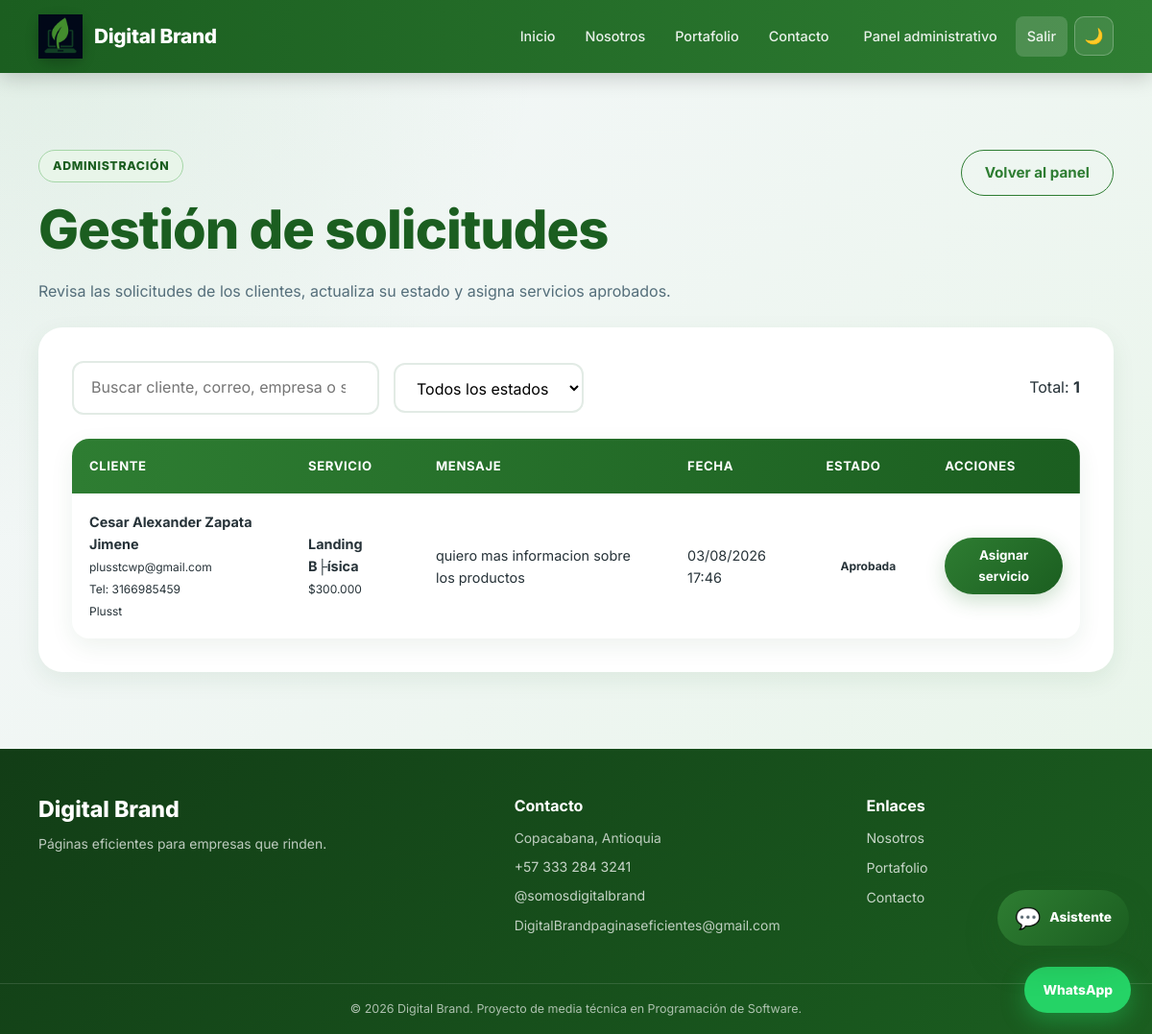
Screenshot of /admin/solicitudes.php (signed in) with the database file from the repository.
### tables this page shows
CREATE TABLE `solicitudes_planes` (
  `id` int(10) UNSIGNED NOT NULL,
  `id_usuario` int(10) UNSIGNED NOT NULL,
  `id_servicio` int(10) UNSIGNED NOT NULL,
  `mensaje` text DEFAULT NULL,
  `estado` enum('pendiente','en revisión','aprobada','rechazada','atendida') NOT NULL DEFAULT 'pendiente',
  `fecha_solicitud` timestamp NOT NULL DEFAULT current_timestamp(),
  `fecha_atencion` datetime DEFAULT NULL
);

CREATE TABLE `usuarios` (
  `id_usuario` int(10) UNSIGNED NOT NULL,
  `nombre` varchar(100) NOT NULL,
  `correo` varchar(150) NOT NULL,
  `contrasena` varchar(255) NOT NULL,
  `telefono` varchar(20) DEFAULT NULL,
  `empresa` varchar(120) DEFAULT NULL,
  `rol` enum('cliente','administrador') NOT NULL DEFAULT 'cliente',
  `estado` enum('activo','inactivo') NOT NULL DEFAULT 'activo',
  `fecha_registro` timestamp NOT NULL DEFAULT current_timestamp(),
  `fecha_actualizacion` timestamp NOT NULL DEFAULT current_timestamp() ON UPDATE current_timestamp()
);

CREATE TABLE `servicios` (
  `id_servicio` int(10) UNSIGNED NOT NULL,
  `nombre` varchar(100) NOT NULL,
  `descripcion` text NOT NULL,
  `precio` decimal(12,2) NOT NULL DEFAULT 0.00,
  `caracteristicas` text DEFAULT NULL,
  `estado` enum('activo','inactivo') NOT NULL DEFAULT 'activo',
  `fecha_creacion` timestamp NOT NULL DEFAULT current_timestamp(),
  `fecha_actualizacion` timestamp NOT NULL DEFAULT current_timestamp() ON UPDATE current_timestamp()
);

### includes/funciones.php (called while the page is built, shortened)
<?php
function escapar($dato)
{
    return htmlspecialchars($dato, ENT_QUOTES, 'UTF-8');
}
function formatearPrecio($precio)
{
    return '$' . number_format($precio, 0, ',', '.');
}

### admin/solicitudes.php (the view, shortened to what this page needs)
<?php
$conexion = Database::conectar();
$solicitudes = $conexion->query("
    SELECT
        sp.id,
        sp.id_usuario,
        sp.id_servicio,
        sp.mensaje,
        sp.estado,
        sp.fecha_solicitud,
        sp.fecha_atencion,
        u.nombre AS usuario,
        u.correo,
        u.telefono,
        u.empresa,
        s.nombre AS servicio,
        s.descripcion,
        s.precio
    FROM solicitudes_planes sp
    INNER JOIN usuarios u
        ON u.id_usuario = sp.id_usuario
    INNER JOIN servicios s
        ON s.id_servicio = sp.id_servicio
    ORDER BY
        CASE sp.estado
            WHEN 'pendiente' THEN 1
            WHEN 'en revisión' THEN 2
            WHEN 'aprobada' THEN 3
            WHEN 'atendida' THEN 4
            WHEN 'rechazada' THEN 5
            ELSE 6
        END,
        sp.fecha_solicitud DESC
")->fetchAll();
require_once __DIR__ . '/../includes/header.php';
?>
<section class="seccion">
    <div class="contenedor">
        <div class="panel-titulo">
            <div>
                <span class="etiqueta-superior">
                    Administración
                </span>
                <h1>Gestión de solicitudes</h1>
                <p>
                    Revisa las solicitudes de los clientes, actualiza su
                    estado y asigna servicios aprobados.
                </p>
            </div>
            <a
                href="<?php echo APP_URL; ?>/admin/index.php"
                class="boton boton-secundario"
            >
                Volver al panel
            </a>
        </div>
        <section class="panel">
            <div class="toolbar">
                <div class="toolbar-left">
                    <input
                        type="search"
                        id="buscar-solicitud"
                        class="buscar"
                        placeholder="Buscar cliente, correo, empresa o servicio..."
                    >
                    <select
                        id="filtro-estado"
                        class="filtro"
                    >
                        <option value="">
                            Todos los estados
                        </option>
                    </select>
                </div>
                <div class="toolbar-right">
                    <span>
                        Total:
                        <strong id="total-solicitudes">
                            <?php echo count($solicitudes); ?>
                        </strong>
                    </span>
                </div>
            </div>
            <?php if (empty($solicitudes)): ?>
                <div class="estado-vacio">
                    <div class="estado-vacio-icono">
                        📋
                    </div>
                    <h2>No existen solicitudes registradas</h2>
                    <p>
                        Cuando los clientes soliciten un plan, aparecerá aquí.
                    </p>
                </div>
            <?php else: ?>
                <div class="table-responsive">
                    <table class="table">
                        <thead>
                            <tr>
                                <th>Cliente</th>
                                <th>Servicio</th>
                                <th>Mensaje</th>
                                <th>Fecha</th>
                                <th>Estado</th>
                                <th>Acciones</th>
                            </tr>
                        </thead>
                        <tbody>
                            <?php foreach ($solicitudes as $solicitud): ?>
                                <?php
                                $busqueda = mb_strtolower(
                                    $solicitud['usuario'] . ' ' .
                                    $solicitud['correo'] . ' ' .
                                    ($solicitud['empresa'] ?? '') . ' ' .
                                    $solicitud['servicio'],
                                    'UTF-8'
                                );
                                $estadoNormalizado = mb_strtolower(
                                    trim($solicitud['estado']),
                                    'UTF-8'
                                );
                                switch ($estadoNormalizado) {
                                    case 'aprobada':
                                        $claseBadge = 'badge-aprobada';
                                        break;
                                }
                                ?>
                                <tr
                                    data-fila-solicitud
                                    data-busqueda="<?php
                                        echo escapar($busqueda);
                                    ?>"
                                    data-estado="<?php
                                        echo escapar($estadoNormalizado);
                                    ?>"
                                >
                                    <td data-label="Cliente">
                                        <strong>
                                            <?php echo escapar(
                                                $solicitud['usuario']
                                            ); ?>
                                        </strong>
                                        <br>
                                        <small>
                                            <?php echo escapar(
                                                $solicitud['correo']
                                            ); ?>
                                        </small>
                                        <?php if (!empty($solicitud['telefono'])): ?>
                                            <br>
                                            <small>
                                                Tel:
                                                <?php echo escapar(
                                                    $solicitud['telefono']
                                                ); ?>
                                            </small>
                                        <?php endif; ?>
                                        <?php if (!empty($solicitud['empresa'])): ?>
                                            <br>
                                            <small>
                                                <?php echo escapar(
                                                    $solicitud['empresa']
                                                ); ?>
                                            </small>
                                        <?php endif; ?>
                                    </td>
                                    <td data-label="Servicio">
                                        <strong>
                                            <?php echo escapar(
                                                $solicitud['servicio']
                                            ); ?>
                                        </strong>
                                        <br>
                                        <small>
                                            <?php echo formatearPrecio(
                                                $solicitud['precio']
                                            ); ?>
                                        </small>
                                    </td>
                                    <td data-label="Mensaje">
                                        <?php echo escapar(
                                            !empty($solicitud['mensaje'])
                                                ? $solicitud['mensaje']
                                                : 'Sin mensaje'
                                        ); ?>
                                    </td>
                                    <td data-label="Fecha">
                                        <?php echo date(
                                            'd/m/Y H:i',
                                            strtotime(
                                                $solicitud['fecha_solicitud']
                                            )
                                        ); ?>
                                    </td>
                                    <td data-label="Estado">
                                        <span
                                            class="badge <?php
                                                echo escapar($claseBadge);
                                            ?>"
                                        >
                                            <?php echo escapar(
                                                ucfirst($estadoNormalizado)
                                            ); ?>
                                        </span>
                                    </td>
                                    <td data-label="Acciones">
                                        <div
                                            style="
                                                display: flex;
                                                gap: 8px;
                                                flex-wrap: wrap;
                                                align-items: center;
                                            "
                                        >
                                            <?php if (
                                                $estadoNormalizado ===
                                                'aprobada'
                                            ): ?>
                                                <button
                                                    type="button"
                                                    class="boton boton-pequeno atender-solicitud"
                                                    data-id="<?php
                                                        echo (int) $solicitud['id'];
                                                    ?>"
                                                >
                                                    Asignar servicio
                                                </button>
                                            <?php endif; ?>
                                        </div>
                                    </td>
                                </tr>
                            <?php endforeach; ?>
                        </tbody>
                    </table>
                </div>
            <?php endif; ?>
        </section>
    </div>
</section>
<?php
require_once __DIR__ . '/../includes/footer.php';
?>

### rows the page displays
solicitudes_planes: id_usuario.nombre "Cesar Alexander Zapata Jimene", id_usuario.correo "plusstcwp@gmail.com", id_usuario.telefono "3166985459", id_usuario.empresa "Plusst", id_servicio.nombre "Landing B├ísica", id_servicio.precio "$300.000", mensaje "quiero mas informacion sobre los productos", fecha_solicitud "03/08/2026 17:46", estado "Aprobada"

### other values shown
count($solicitudes) "1"
